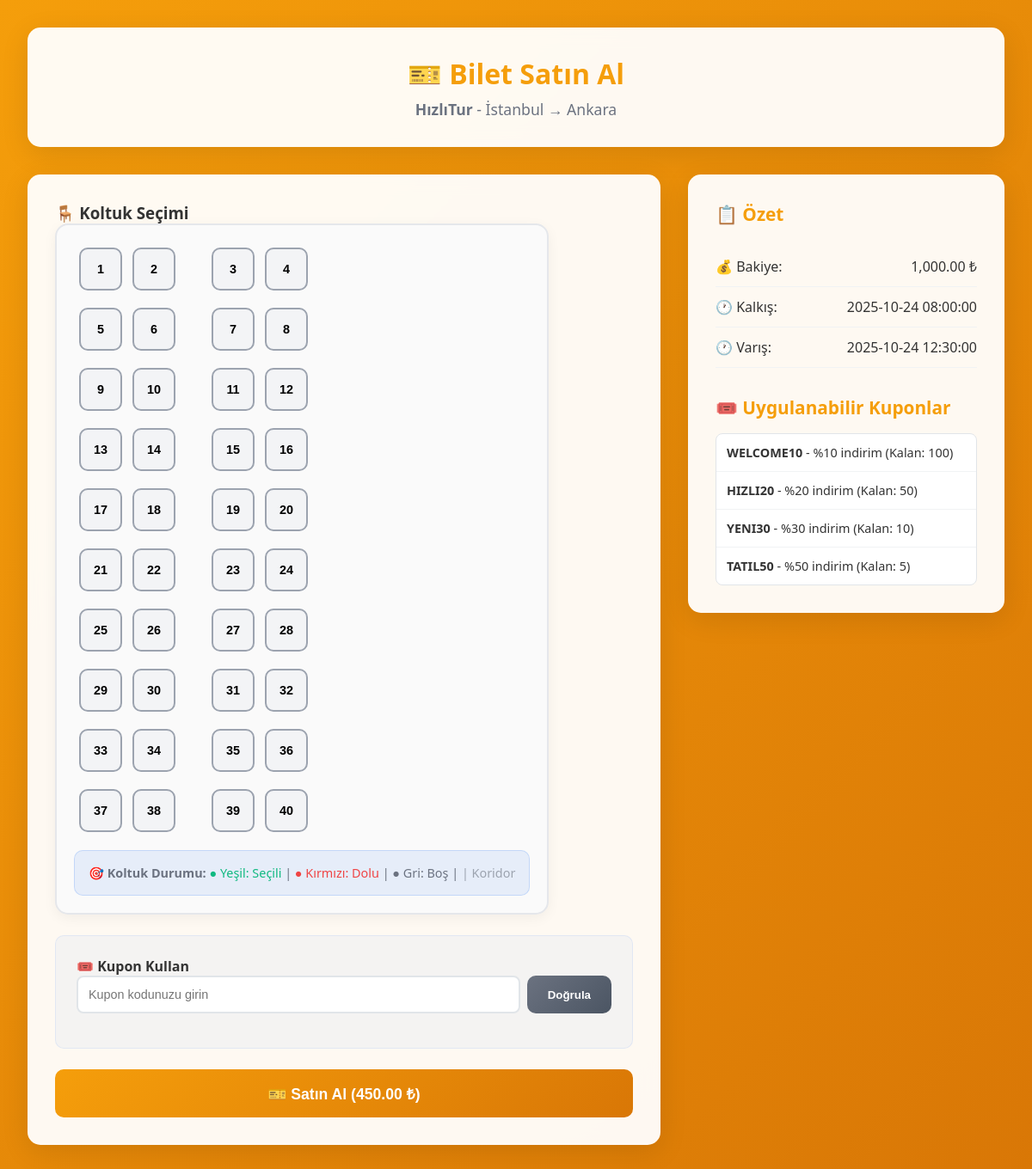
The app's page /purchase.php?trip=f7c1a4cf-8082-49e2-ac4a-3084a93f333d (signed in) with its own data.
### tables this page shows
CREATE TABLE trips (
    id TEXT PRIMARY KEY,
    company_id TEXT NOT NULL,
    departure_location TEXT NOT NULL,
    arrival_location TEXT NOT NULL,
    departure_time DATETIME NOT NULL,
    arrival_time DATETIME NOT NULL,
    price REAL NOT NULL,
    seat_count INTEGER NOT NULL,
    created_at TIMESTAMP DEFAULT CURRENT_TIMESTAMP,
    FOREIGN KEY (company_id) REFERENCES companies(id) ON DELETE CASCADE
);

CREATE TABLE companies (
    id TEXT PRIMARY KEY,
    name TEXT NOT NULL,
    created_at TIMESTAMP DEFAULT CURRENT_TIMESTAMP
);

CREATE TABLE users (
    id TEXT PRIMARY KEY,
    fullname TEXT NOT NULL,
    email TEXT NOT NULL UNIQUE,
    password TEXT NOT NULL,
    role TEXT NOT NULL CHECK(role IN ('user','firma_admin','admin')),
    company_id TEXT NULL,
    balance REAL DEFAULT 0,
    created_at TIMESTAMP DEFAULT CURRENT_TIMESTAMP,
    FOREIGN KEY (company_id) REFERENCES companies(id) ON DELETE SET NULL
);

CREATE TABLE coupons (
    id TEXT PRIMARY KEY,
    code TEXT NOT NULL UNIQUE,
    discount_rate REAL NOT NULL,
    usage_limit INTEGER NOT NULL,
    expiry_date DATETIME NOT NULL,
    company_id TEXT NULL,
    created_at TIMESTAMP DEFAULT CURRENT_TIMESTAMP,
    FOREIGN KEY (company_id) REFERENCES companies(id) ON DELETE CASCADE
);

### public/purchase.php (the view, shortened to what this page needs)
<?php
$pdo = Database::getConnection();
$tripId = $_GET['trip'] ?? '';
$stmt = $pdo->prepare('SELECT t.*, c.name AS company_name FROM trips t JOIN companies c ON c.id = t.company_id WHERE t.id = :id LIMIT 1');
$stmt->execute([':id' => $tripId]);
$trip = $stmt->fetch();
$takenStmt = $pdo->prepare("SELECT seat_number FROM tickets WHERE trip_id = :id AND status = 'ACTIVE'");
$takenStmt->execute([':id' => $tripId]);
$taken = array_map('intval', array_column($takenStmt->fetchAll(), 'seat_number'));
$uStmt = $pdo->prepare('SELECT balance FROM users WHERE id = :id LIMIT 1');
$uStmt->execute([':id' => $_SESSION['user_id']]);
$balance = (float)$uStmt->fetchColumn();
$calculatedPrice = null;
$selectedSeat = isset($_POST['seat']) ? (int)$_POST['seat'] : 0;
$seatCount = (int)$trip['seat_count'];
$layout = ($seatCount > 0 && $seatCount % 3 === 0) ? '2+1' : '2+2';
function buildSeatRows(int $seatCount, string $layout): array {
    $seatsPerRow = $layout === '2+1' ? 3 : 4;
    $rows = [];
    $seat = 1;
    while ($seat <= $seatCount) {
        $row = [];
        for ($i = 0; $i < $seatsPerRow && $seat <= $seatCount; $i++, $seat++) {
            $row[] = $seat;
        }
        $rows[] = $row;
    }
    return $rows;
}
$seatRows = buildSeatRows($seatCount, $layout);
$applicableCouponsStmt = $pdo->prepare('SELECT code, discount_rate, usage_limit, expiry_date FROM coupons WHERE (company_id IS NULL OR company_id = :cid) AND usage_limit > 0 AND expiry_date > CURRENT_TIMESTAMP ORDER BY created_at DESC LIMIT 50');
$applicableCouponsStmt->execute([':cid' => $trip['company_id']]);
$applicableCoupons = $applicableCouponsStmt->fetchAll();
?>
<!DOCTYPE html>
<html lang="tr">
<head>
</head>
<body>
    <div class="container">
        <div class="header">
            <h2>🎫 Bilet Satın Al</h2>
            <div class="trip-info">
                <strong><?=htmlspecialchars($trip['company_name'])?></strong> -
                <?=htmlspecialchars($trip['departure_location'])?> → <?=htmlspecialchars($trip['arrival_location'])?>
            </div>
        </div>
    <div class="grid">
            <div class="seat-selection">
                <h3>🪑 Koltuk Seçimi</h3>
            <form method="post">
                <div class="coach">
                <?php foreach ($seatRows as $row): ?>
                    <div class="seat-row">
                        <?php if ($layout === '2+2'): ?>
                            <?php for ($i = 0; $i < 2; $i++): if (!isset($row[$i])) break; $s = (int)$row[$i]; $occupied = in_array($s, $taken, true); $isSelected = (!$occupied && $selectedSeat === $s); $cls = 'seat' . ($isSelected ? ' selected' : '') . ($occupied ? ' occupied' : ''); ?>
                                <label>
                                    <button type="button" class="<?=$cls?>" <?= $occupied ? 'disabled' : '' ?> onclick="selectSeat(<?=$s?>, this)"><?=$s?></button>
                                </label>
                            <?php endfor; ?>
                            <div class="aisle"></div>
                            <?php for ($i = 2; $i < 4; $i++): if (!isset($row[$i])) break; $s = (int)$row[$i]; $occupied = in_array($s, $taken, true); $isSelected = (!$occupied && $selectedSeat === $s); $cls = 'seat' . ($isSelected ? ' selected' : '') . ($occupied ? ' occupied' : ''); ?>
                                <label>
                                    <button type="button" class="<?=$cls?>" <?= $occupied ? 'disabled' : '' ?> onclick="selectSeat(<?=$s?>, this)"><?=$s?></button>
                                </label>
                            <?php endfor; ?>
                        <?php endif; ?>
                    </div>
                <?php endforeach; ?>
                        <div class="legend">
                            <strong>🎯 Koltuk Durumu:</strong>
                            <span style="color: #10b981;">● Yeşil: Seçili</span> |
                            <span style="color: #ef4444;">● Kırmızı: Dolu</span> |
                            <span style="color: #6b7280;">● Gri: Boş</span> |
                            <span style="color: #9ca3af;">| Koridor</span>
                        </div>
                    </div>
                    <div class="coupon-section">
                        <h4>🎟️ Kupon Kullan</h4>
                        <div class="coupon-input">
                            <input name="coupon" placeholder="Kupon kodunuzu girin" value="<?=htmlspecialchars($_POST['coupon'] ?? '')?>" />
                            <button class="btn btn-secondary" name="_action" value="preview" type="submit">Doğrula</button>
                </div>
                    </div>
                <?php $buttonPrice = $calculatedPrice !== null ? $calculatedPrice : (float)$trip['price']; ?>
                    <button class="btn" name="_action" value="buy" type="submit" style="width: 100%; font-size: 1.1rem; padding: 1rem;">
                        🎫 Satın Al (<?=number_format($buttonPrice,2)?> ₺)
                    </button>
            </form>
        </div>
            <div class="summary">
                <h3>📋 Özet</h3>
                <div class="summary-item">
                    <span>💰 Bakiye:</span>
                    <span><?=number_format($balance,2)?> ₺</span>
                </div>
                <div class="summary-item">
                    <span>🕐 Kalkış:</span>
                    <span><?=htmlspecialchars($trip['departure_time'])?></span>
                </div>
                <div class="summary-item">
                    <span>🕐 Varış:</span>
                    <span><?=htmlspecialchars($trip['arrival_time'])?></span>
                </div>
                <h3 style="margin-top: 2rem; margin-bottom: 1rem;">🎟️ Uygulanabilir Kuponlar</h3>
            <?php if ($applicableCoupons): ?>
                    <div class="coupons-list">
                    <?php foreach ($applicableCoupons as $ac): ?>
                            <div class="coupon-item">
                                <strong><?=htmlspecialchars($ac['code'])?></strong> -
                                %<?=number_format((float)$ac['discount_rate']*100,0)?> indirim
                                (Kalan: <?=htmlspecialchars((string)$ac['usage_limit'])?>)
                            </div>
                    <?php endforeach; ?>
                    </div>
            <?php else: ?>
                    <p style="color: #6b7280; text-align: center; padding: 1rem;">Uygulanabilir kupon bulunmuyor</p>
            <?php endif; ?>
            </div>
        </div>
    </div>
</body>
</html>

### public/purchase.php (style rules this page uses)
* { margin: 0; padding: 0; box-sizing: border-box; }
body { font-family: 'Segoe UI', Tahoma, Geneva, Verdana, sans-serif; background: linear-gradient(135deg, #f59e0b 0%, #d97706 100%); min-height: 100vh; color: #333; }
.container { max-width: 1400px; margin: 0 auto; padding: 2rem; }
.header { background: rgba(255, 255, 255, 0.95); backdrop-filter: blur(10px); border-radius: 15px; padding: 2rem; margin-bottom: 2rem; box-shadow: 0 8px 32px rgba(0, 0, 0, 0.1); text-align: center; }
.header h2 { font-size: 2rem; color: #f59e0b; margin-bottom: 0.5rem; }
.trip-info { color: #6b7280; font-size: 1.1rem; }
.grid { display: grid; grid-template-columns: 2fr 1fr; gap: 2rem; align-items: start; }
.seat-selection { background: rgba(255, 255, 255, 0.95); backdrop-filter: blur(10px); border-radius: 15px; padding: 2rem; box-shadow: 0 8px 32px rgba(0, 0, 0, 0.1); }
.coach { display: inline-block; padding: 20px; border: 2px solid #e5e7eb; border-radius: 15px; background: #fafafa; box-shadow: 0 4px 15px rgba(0, 0, 0, 0.05); }
.seat { width: 50px; height: 50px; margin: 6px; border-radius: 10px; border: 2px solid #9ca3af; background: #f3f4f6; cursor: pointer; display: flex; align-items: center; justify-content: center; font-weight: 600; font-size: 0.9rem; transition: all 0.3s ease; }
.seat-row { display: flex; align-items: center; margin-bottom: 8px; }
.aisle { width: 30px; height: 50px; display: flex; align-items: center; justify-content: center; color: #9ca3af; font-size: 0.8rem; }
.legend { margin-top: 15px; color: #6b7280; font-size: 0.9rem; background: rgba(59, 130, 246, 0.1); padding: 1rem; border-radius: 10px; border: 1px solid rgba(59, 130, 246, 0.2); }
.summary { background: rgba(255, 255, 255, 0.95); backdrop-filter: blur(10px); border-radius: 15px; padding: 2rem; box-shadow: 0 8px 32px rgba(0, 0, 0, 0.1); }
.summary h3 { color: #f59e0b; margin-bottom: 1.5rem; font-size: 1.3rem; }
.summary-item { display: flex; justify-content: space-between; padding: 0.75rem 0; border-bottom: 1px solid #f1f3f4; }
.coupon-section { margin: 1.5rem 0; padding: 1.5rem; background: rgba(59, 130, 246, 0.05); border-radius: 10px; border: 1px solid rgba(59, 130, 246, 0.1); }
.coupon-input { display: flex; gap: 0.5rem; margin-bottom: 1rem; }
.coupon-input input { flex: 1; padding: 0.75rem; border: 2px solid #e1e5e9; border-radius: 8px; font-size: 0.9rem; }
.btn { padding: 0.75rem 1.5rem; border: none; background: linear-gradient(135deg, #f59e0b, #d97706); color: #fff; border-radius: 10px; font-weight: 600; cursor: pointer; transition: all 0.3s ease; text-decoration: none; display: inline-block; }
.btn-secondary { background: linear-gradient(135deg, #6b7280, #4b5563); }
.coupons-list { max-height: 200px; overflow-y: auto; background: white; border-radius: 8px; border: 1px solid #e1e5e9; }
.coupon-item { padding: 0.75rem; border-bottom: 1px solid #f1f3f4; font-size: 0.9rem; }
.coupon-item:last-child { border-bottom: none; }

### records on screen
trips: company.name "HızlıTur", departure_location "İstanbul", arrival_location "Ankara", price "450.00", departure_time "2025-10-24 08:00:00", arrival_time "2025-10-24 12:30:00"
users: balance "1,000.00"
coupons: code "WELCOME10", (float)$ac['discount_rate']*100 "10", usage_limit "100"
coupons: code "HIZLI20", (float)$ac['discount_rate']*100 "20", usage_limit "50"
coupons: code "YENI30", (float)$ac['discount_rate']*100 "30", usage_limit "10"
coupons: code "TATIL50", (float)$ac['discount_rate']*100 "50", usage_limit "5"

### other values on screen
$s "1"
$s "2"
$s "3"
$s "4"
$s "5"
$s "6"
$s "7"
$s "8"
$s "9"
$s "10"
$s "11"
$s "12"
$s "13"
$s "14"
$s "15"
